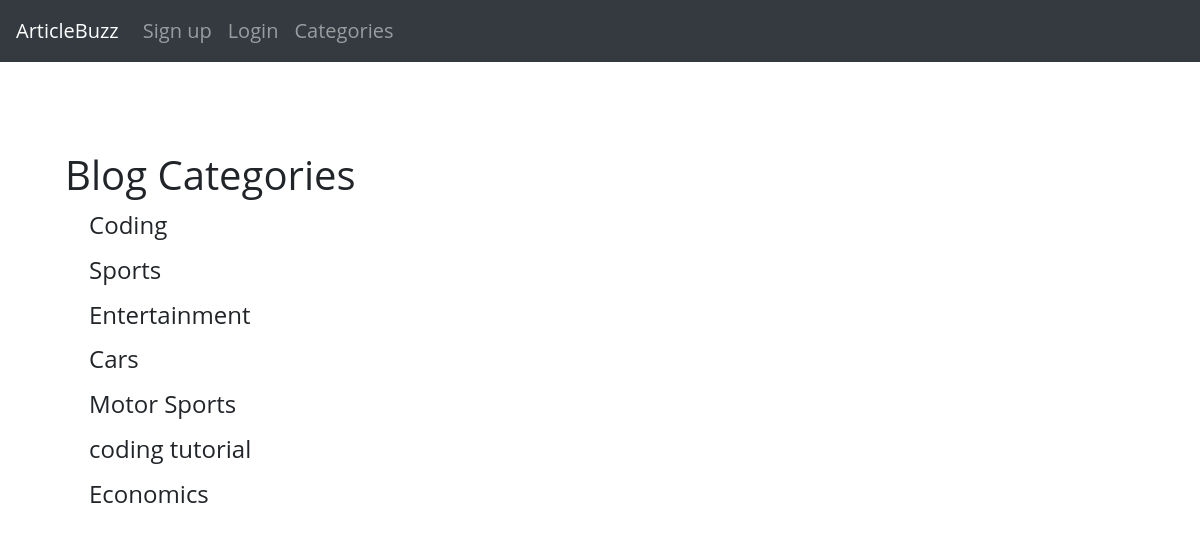
The page /category-list/ on the database its author committed.
### theblog/models.py (models this page shows, shortened)
class Category(models.Model):
	name = models.CharField(max_length=255)
	def __str__(self):
		return self.name

### theblog/views.py (the view)
# urls.py: path('category-list/', CategoryListView, name = 'category-list'),
def CategoryListView(request):
	cat_menu_list = Category.objects.all()
	return render(request, 'category_list.html', {'cat_menu_list':cat_menu_list})

### theblog/templates/category_list.html (shortened to what this page needs)
{% extends 'base.html' %}
{%block content%}
	<h1>Blog Categories</h1>
	{% for item in cat_menu_list %}
		<h4><a class="dropdown-item" href="{% url 'category' item %}"> {{ item }}</a></h4>
	{% endfor %}
{%endblock%}

### theblog/static/theblog/style.css (style rules this page uses)
body { background-color: white; margin: 0px; padding: 0; }

### rows shown on the page
Category: name "Coding"
Category: name "Sports"
Category: name "Entertainment"
Category: name "Cars"
Category: name "Motor Sports"
Category: name "coding tutorial"
Category: name "Economics"
